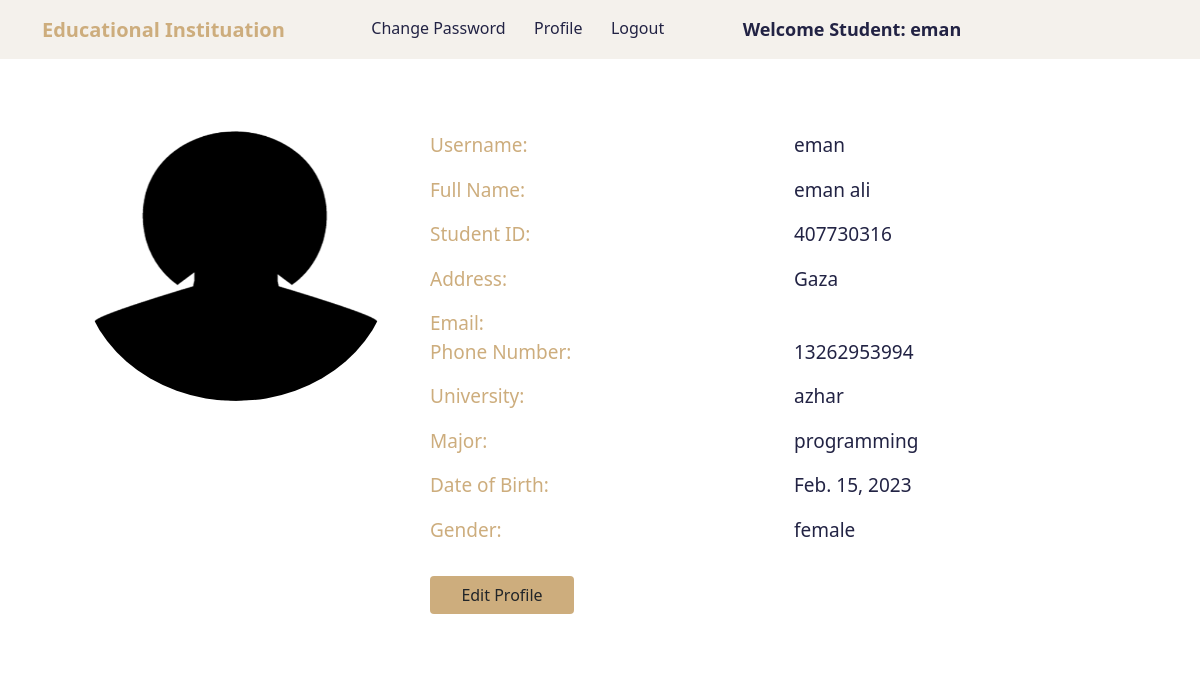
Screenshot of /users/student_profile/ (signed in) with the database file from the repository.
### user/models.py (models this page shows, shortened)
class User(AbstractUser):
    class Role(models.TextChoices):
        ADMIN = "ADMIN", "Admin"
        STUDENT = "STUDENT", "Student"
        TEACHER = "TEACHER", "Teacher"
    base_role = Role.ADMIN
    role = models.CharField(max_length=50, choices=Role.choices)

class StudentProfile(models.Model):
    user = models.OneToOneField(User, on_delete=models.CASCADE)
    student_id = models.IntegerField(null=True, blank=True)
    full_name = models.CharField(max_length=50,null=True, blank=True)
    image = models.ImageField(upload_to="media", blank=True,null=True)
    phone = models.CharField(max_length=15 ,null=True, blank=True)
    university = models.CharField(max_length=50,null=True , blank=True)
    major = models.CharField(max_length=50 ,null=True , blank=True)
    address = models.CharField(max_length=100 ,null=True , blank=True)
    date_of_birth = models.DateField(null=True , blank=True)
    GENDER_CHOICES = (('male', 'male'),('female', 'female'), )
    gender = models.CharField(max_length=20,choices= GENDER_CHOICES ,null=True , blank=True)

### user/views.py (the view)
# urls.py: path("student_profile/", views.student_profile, name="student_profile"),
@login_required(login_url = '/student_login')
def student_profile(request ):
    return render(request, "user/student/student_profile.html")

### user/templates/user/student/student_profile.html (shortened to what this page needs)
{% extends 'user/student/student_navbar.html' %}
{% block body %}
<div class="container profile">
        <div class="row">
            <div class="col-md-4">
                <div class="profile-img" >
                    <img class="rounded-circle shadow-4-strong" src="{{user.studentprofile.image.url}}" alt=" image " width="310px" height="270px">
                </div>
            </div>
            <div class="col-md-8">
                <div class="profile-tab">
                    <div class="tab-pane">
                        <div class="row">
                            <div class="col-md-6">
                                <label class="hed-color " style="font-size: 19px;">Username:</label>
                            </div>
                            <div class="col-md-6">
                                <p class="dark-blue " style="font-size: 19px;">{{user.username}}</p>
                            </div>
                        </div>
                        <div class="row">
                            <div class="col-md-6">
                                <label class="hed-color " style="font-size: 19px;">Full Name:</label>
                            </div>
                            <div class="col-md-6">
                                <p class="dark-blue " style="font-size: 19px;">{{user.studentprofile.full_name}}</p>
                            </div>
                        </div>
                        <div class="row">
                            <div class="col-md-6">
                                <label class="hed-color " style="font-size: 19px;">Student ID:</label>
                            </div>
                            <div class="col-md-6">
                                <p class="dark-blue " style="font-size: 19px;">{{user.studentprofile.student_id}}</p>
                            </div>
                        </div>
                        <div class="row">
                            <div class="col-md-6">
                                <label class="hed-color " style="font-size: 19px;">Address:</label>
                            </div>
                            <div class="col-md-6">
                                <p class="dark-blue " style="font-size: 19px;">{{user.studentprofile.address}}</p>
                            </div>
                        </div>
                        <div class="row">
                            <div class="col-md-6">
                                <label class="hed-color " style="font-size: 19px;">Email:</label>
                            </div>
                            <div class="col-md-6">
                            </div>
                        </div>
                        <div class="row">
                            <div class="col-md-6">
                                <label class="hed-color " style="font-size: 19px;">Phone Number:</label>
                            </div>
                            <div class="col-md-6">
                                <p class="dark-blue " style="font-size: 19px;">{{user.studentprofile.phone}}</p>
                            </div>
                        </div>
                        <div class="row">
                            <div class="col-md-6">
                                <label class="hed-color " style="font-size: 19px;">University:</label>
                            </div>
                            <div class="col-md-6">
                                <p class="dark-blue " style="font-size: 19px;">{{user.studentprofile.university}}</p>
                            </div>
                        </div>
                        <div class="row">
                            <div class="col-md-6">
                                <label class="hed-color " style="font-size: 19px;">Major:</label>
                            </div>
                            <div class="col-md-6">
                                <p class="dark-blue " style="font-size: 19px;">{{user.studentprofile.major}}</p>
                            </div>
                        </div>
                        <div class="row">
                            <div class="col-md-6">
                                <label class="hed-color " style="font-size: 19px;">Date of Birth:</label>
                            </div>
                            <div class="col-md-6">
                                <p class="dark-blue " style="font-size: 19px;">{{user.studentprofile.date_of_birth}}</p>
                            </div>
                        </div>
                        <div class="row">
                            <div class="col-md-6">
                                <label class="hed-color " style="font-size: 19px;">Gender:</label>
                            </div>
                            <div class="col-md-6">
                                <p class="dark-blue " style="font-size: 19px;">{{user.studentprofile.gender}}</p>
                            </div>
                        </div>
                    </div>
                    <a href="/users/update_student_profile/{{ user.studentprofile.id }}" style="width: 9rem;" class="btn brown-bg mt-3">Edit Profile</a>
                </div>
            </div>
</div>
</div>
{% endblock %}

### user/templates/user/student/student_navbar.html (shortened to what this page needs)
<!doctype html>
{% load static %}
<html lang="en">
  <head>
    <link href="https://cdn.jsdelivr.net/npm/bootstrap@5.1.0/dist/css/bootstrap.min.css" rel="stylesheet">
    <link rel="stylesheet" href="https://cdn.datatables.net/1.10.25/css/jquery.dataTables.min.css">
    <link rel="stylesheet" href="https://cdn.datatables.net/buttons/1.7.1/css/buttons.dataTables.min.css">
    <link rel="stylesheet" href="{% static 'user/style.css' %}">
  </head>
  <body>
    <nav class="navbar navbar-expand-lg navbar-light  sticky-top mynav">
        <div class="container">
          <a class="navbar-brand text-success hed-color fw-bold" href="#"> Educational Instituation</a>
          <div class="collapse navbar-collapse" id="navbarSupportedContent">
            <ul class="navbar-nav me-auto mb-2 mb-lg-0">
              <li class="nav-item dark-blue">
                <a class="nav-link active dark-blue" aria-current="page" href="/users/change_password">Change Password</a>
              </li>
              <li class="nav-item dark-blue">
                <a class="nav-link active dark-blue" aria-current="page" href="/users/student_profile/">Profile</a>
              </li>
              <li class="nav-item dark-blue">
                <a class="nav-link active dark-blue" aria-current="page" href="/users/logout">Logout</a>
              </li>
              <li class="nav-item dark-blue">
                <a style="font-weight:600; font-family:'Segoe UI', Tahoma, Geneva, Verdana, sans-serif; font-size: large;" class="nav-link active dark-blue" href="#">Welcome Student: {{request.user}}</a>
              </li>
            </ul>
          </div>
        </div>
      </nav>
      {% block body %}
      {% endblock %}
  </body>
</html>

### user/static/user/style.css (style rules this page uses)
.mynav { background: #F4F1EC!important; }
.hed-color { color: #CDAD7D!important; }
.dark-blue { color: #222344!important; }
.brown-bg { background-color: #CDAD7D !important; }

### user/templates/user/student/student_profile.html (style rules this page uses)
.profile { padding: 3%; margin-top: 3%; margin-bottom: 3%; border-radius: 0.5rem; background: #fff; }
.profile-img { text-align: center; }

### rows the page displays
User: user "eman", studentprofile.image (picture), username "eman", studentprofile.full_name "eman ali", studentprofile.student_id "407730316", studentprofile.address "Gaza", studentprofile.phone "13262953994", studentprofile.university "azhar", studentprofile.major "programming", studentprofile.date_of_birth "Feb. 15, 2023", studentprofile.gender "female"
